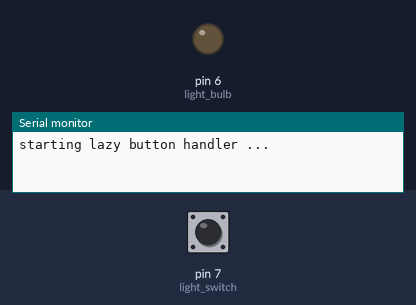
The sketch below on a simulated Arduino Uno, built with avr-gcc and run on an emulated ATmega328P. Parts: output pins drawn as LEDs (lit = HIGH), the last lines printed to the serial monitor. The test bench sets the inputs (shaded band); at power-on: pin 7 (light_switch) HIGH.

Above: at 1.2 s.
1.3 s: pin 7 (light_switch) pulled LOW for 0.15 s
At 2.1 s:
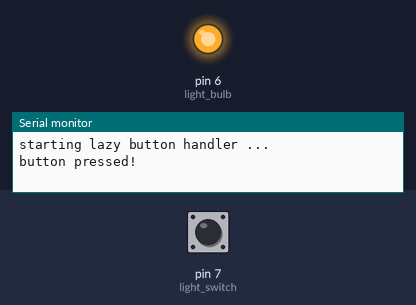
2.9 s: pin 7 (light_switch) pulled LOW for 1 s
At 4.5 s:
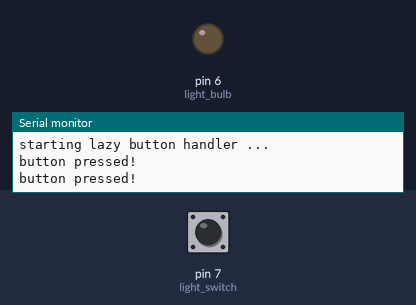
5.4 s: pin 7 (light_switch) pulled LOW for 3.2 s
At 9.3 s:
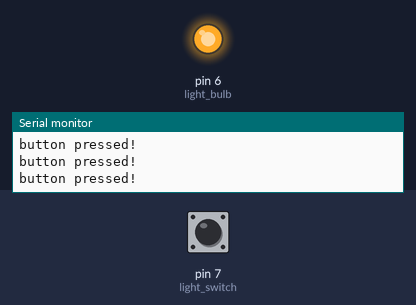
Timing chart, 0 to 10.8 s (numbered marks = the images above; inputs shaded):
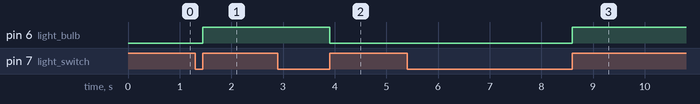

The sketch:

3a_lazy_button_handling.ino
```cpp
//345678901234567890123456789012345678901234567890123456789012345678901234567890
/**
 * 3a_lazy_button_handling.ino
 *
 * a simple example of using the EasyButton library to handle button presses
 * without a tonne of extra code
 *
 * author:  alex shenfield
 * date:    03/11/2022
 */

// LIBRARY IMPORTS

// include our lazy button library
#include <EasyButton.h>

// BUTTON AND LED DECLARATIONS

// light bulb settings
const int light_bulb = 6;
int light_state = LOW;

// light switch (on pin 7)
EasyButton light_switch(7);

// CODE

// this method runs once (when the sketch starts)
void setup()
{
  // set up serial comms for debugging
  Serial.begin(115200);
  while (!Serial);
  Serial.println("starting lazy button handler ...");

  // set up the light bulb and light switch (including the button pressed
  // callback function)
  pinMode(light_bulb, OUTPUT);
  light_switch.begin();
  light_switch.onPressed(light_toggle);
}

// this methods loops continuously
void loop()
{
  // read the button status
  light_switch.read();
}

// APPLICATION FUNCTIONS

// callback function attached to the light switch button
void light_toggle()
{
  // print a status message
  Serial.println("button pressed!");

  // toggle the state of the light
  light_state = !light_state;
  digitalWrite(light_bulb, light_state);
}
```

Measured:
- after the input at 1.3 s, pin 6 (light_bulb): LOW → HIGH after 0.15 s
- after the input at 2.9 s, pin 6 (light_bulb): HIGH → LOW after 1.0 s
- after the input at 5.4 s, pin 6 (light_bulb): LOW → HIGH after 3.2 s
